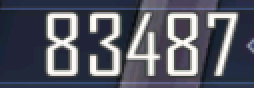
#> input picture image/image_83487.png, 127 x 44 px (shown 2 times larger); the run also reads 1 picture not shown here
$ jupyter execute notebook.ipynb
#> lines starting #> are read from the running program, lines starting #| are printed output that depends on the picture; after the words box and inside, x2 and y2 are one past the last pixel; in counts of white or black regions, pixels touching at a corner belong together
[cell 1]
import cv2 as cv
import sys
import numpy as np
import matplotlib.pyplot as plt
import pandas as pd

## Read, Write, and Show

Keep in mind to add 'cv.destroyAllWindows()' to close opencv windows.

Closing a window by red cross will make Jupyter notebook crash (describe [here](https://medium.com/@mrdatainsight/how-to-use-opencv-imshow-in-a-jupyter-notebook-quick-tip-ce83fa32b5ad)).

[cell 2]
def imshow(image, title='display', cv_or_pyplot='pyplot'):
    """Wrapper for cv.imshow

    Args:
        title (str): title for the display window
        image (cv Mat object): image to show
        cv_or_pyplot (str): 'cv' for cv.imshow() and 'pyplot' for pyplot.imshow()

    Returns:
        str: the key pressed in image display window for cv.show()
    """

    if cv_or_pyplot == 'pyplot':
        if len(image.shape) <= 2:
            plt.imshow(cv.cvtColor(image, cv.COLOR_GRAY2RGB))
        else:
            plt.imshow(cv.cvtColor(image, cv.COLOR_BGR2RGB))
        return None
    elif cv_or_pyplot == 'cv':
        cv.imshow(title, image)
        input_key = cv.waitKey(0)
        cv.destroyAllWindows()
        return chr(input_key)

def stack_images(images, vertical_or_horizontal='h'):
    images_3channel = []
    for image in images:
        if len(image.shape) <= 2:
            tmp = cv.cvtColor(image, cv.COLOR_GRAY2BGR)
        else:
            tmp = image
        images_3channel.append(tmp)

    if vertical_or_horizontal == 'h':
        return np.hstack(tuple(images_3channel))
    elif vertical_or_horizontal == 'v':
        return np.vstack(tuple(images_3channel))

Read, write and show a test image.

[cell 3]
image_file_name = 'image/image_83487.png'
image = cv.imread(image_file_name, )
#> image is the input picture: shape (44, 127, 3); mean B, G, R 101.3, 89.4, 86.8
if image is None:
    sys.exit(f'Fail to read the image: {image_file_name}')

input_key = imshow(image)

if input_key == 's': # save
    image_save_file_name = 'test.png'
    cv.imwrite(image_save_file_name, image)

# Boxing Digits

Transform from a color image to a binary image.

Note that background should be black and target should be white for contour calculation involved in boxing.

[cell 4]
#image_file_name = 'image/image_352.png'
threshold = 140
assigned_value = 255

image_color = cv.imread(image_file_name, cv.IMREAD_COLOR)
image_gray = cv.cvtColor(image_color, cv.COLOR_BGR2GRAY)
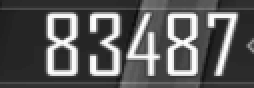
#> image_gray: shape (44, 127) (shown 2 times larger); min 11, max 252, mean 89.9
image_threshold = cv.threshold(image_gray, threshold, assigned_value, cv.THRESH_BINARY)[1]
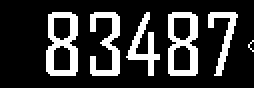
#> image_threshold: shape (44, 127) (shown 2 times larger); 20.7% white; 6 white regions (1 under 20 px), largest, box (x1, y1, x2, y2) and area: (23, 6, 39, 38) 293, (84, 6, 99, 38) 280, (45, 6, 60, 38) 237, (63, 6, 80, 38) 179, (104, 6, 119, 38) 160
#image_binary = cv.bitwise_not(image_threshold) # invert black and white
image_binary = image_threshold

input_key = imshow(stack_images([image_color, image_gray, image_binary]))
#> the loop in stack_images, `for image in images:` made 3 passes
#> after the loop in stack_images, `for image in images:`: images_3channel = 3 items
#> in stack_images, `return np.hstack(tuple(images_3channel))`:
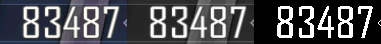
#> returned value: shape (44, 381, 3); mean of channels 0, 1, 2 81.3, 77.3, 76.5; drawn as B, G, R

Calculate the bounding box for the whole image (just for test)

[cell 5]
x1, y1, w, h = cv.boundingRect(image_binary)
#> x1 = 23; y1 = 6; w = 104; h = 32
x2 = x1 + w
#> x2 = 127
y2 = y1 + h
#> y2 = 38

box_line_thickness = 1
box_line_color = (255, 0, 0)
image_with_box = image_color.copy()
cv.rectangle(image_with_box, (x1, y1), (x2, y2), box_line_color, box_line_thickness)
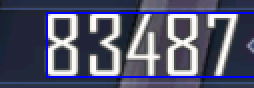
#> image_with_box: shape (44, 127, 3) (shown 2 times larger); 4.28% of pixels changed, all inside (x1, y1, x2, y2) = (23, 6, 127, 39)
key = imshow(image_with_box)

Calculate contours and get the bounding boxes for each digit

[cell 6]
contours, hierachy = cv.findContours(image_binary, cv.RETR_EXTERNAL, cv.CHAIN_APPROX_SIMPLE)
#> contours = 6 contours, 1 with area under 20; largest, box (x1, y1, x2, y2) and area: (23, 6, 39, 38) 416, (84, 6, 99, 38) 404, (45, 6, 60, 38) 168, (63, 6, 80, 38) 124, (104, 6, 119, 38) 111
image_with_box = image_color.copy()
print(f'Found {len(contours)} contours(s)')
#| Found 6 contours(s)
class point_2d():
    def __init__(self, x_start, y_start, x_end, y_end) -> None:
        self.x_start = x_start
        self.y_start = y_start
        self.x_end = x_end
        self.y_end = y_end
bounding_point_start_and_end = [None]*len(contours)
#> bounding_point_start_and_end = 6 items
for i, contour in enumerate(contours):
    x1, y1, w, h = cv.boundingRect(contour)
    x2 = x1 + w
    y2 = y1 + h
    bounding_point_start_and_end[i] = point_2d(x1, y1, x2, y2)
    cv.rectangle(image_with_box, (x1, y1), (x2, y2), box_line_color, box_line_thickness)
    print(f'Contour {i}: from ({x1}, {y1}) to ({x2}, {y2})')
#> this loop made 6 passes
#> (x1, y1, w, h, x2, y2) on passes 1 to 6: (124, 20, 3, 6, 127, 26), (104, 6, 15, 32, 119, 38), (84, 6, 15, 32, 99, 38), (63, 6, 17, 32, 80, 38), (45, 6, 15, 32, 60, 38), (23, 6, 16, 32, 39, 38)
#| Contour 0: from (124, 20) to (127, 26)
#| Contour 1: from (104, 6) to (119, 38)
#| Contour 2: from (84, 6) to (99, 38)
#| Contour 3: from (63, 6) to (80, 38)
#| Contour 4: from (45, 6) to (60, 38)
#| Contour 5: from (23, 6) to (39, 38)
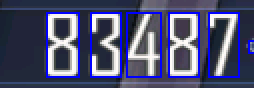
#> image_with_box: shape (44, 127, 3) (shown 2 times larger); 8.72% of pixels changed, all inside (x1, y1, x2, y2) = (23, 6, 127, 39)
    #cv.imwrite()
key = imshow(image_with_box)

Save images for each digits

[cell 7]
for i, digit in enumerate(bounding_point_start_and_end):
    point = bounding_point_start_and_end[i]
    image_cropped = image_color[point.y_start:point.y_end, point.x_start:point.x_end].copy()
    save_file_name = f'test_{i}.png'
    cv.imwrite(save_file_name, image_cropped)
#> this loop made 6 passes
    #print('Image size (y, x, channel):', image_cropped.shape)
print('Last image:')
key = imshow(image_cropped)
print('Image size (y, x, channel):', image_cropped.shape)
#| Image size (y, x, channel): (32, 16, 3)
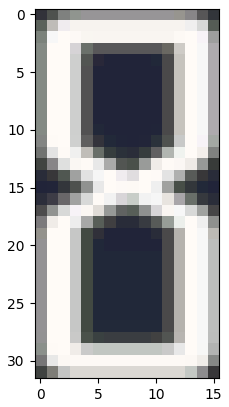
#> figure drawn by matplotlib, 1 panel

# Pack into Dataframe

Resize

[cell 8]
#train_folder = 'image/train/'

width = 4
height = 3
channel = 1
image = cv.imread('image/train/8_2.png', cv.IMREAD_GRAYSCALE)
image = cv.resize(image, (width, height))
#> image = [[251, 37, 37, 249], [64, 244, 245, 65], [251, 39, 39, 249]]
imshow(image)
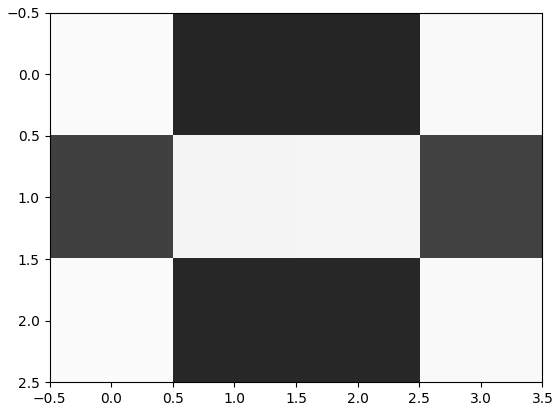
#> figure drawn by matplotlib, 1 panel

Save to numpy array

[cell 9]
# get required shape of numpy array
number_of_image = 2
if channel == 1:
    shape_of_image = (number_of_image, height, width)
else:
    shape_of_image = (number_of_image, height, width, channel)
image_data = np.zeros(shape=shape_of_image)
print('Shape of packed image data', image_data.shape)

# pack all images into the numpy array
for i in range(number_of_image):
    image_data[i] = image
type(image_data[1])
#imshow(image_data[0])

# save to numpy file

Read into dataframe

[cell 10]
d = dict()
for i in range(width):
    for j in range(height):
        d[f"p_{i}_{j}"] = [int(image[j, i])]
#> after the loop, d = 12 items
df = pd.DataFrame(d)
#> df = table of 1 rows and 12 columns

[cell 11]
df
#> Out = table of 1 rows and 12 columns
